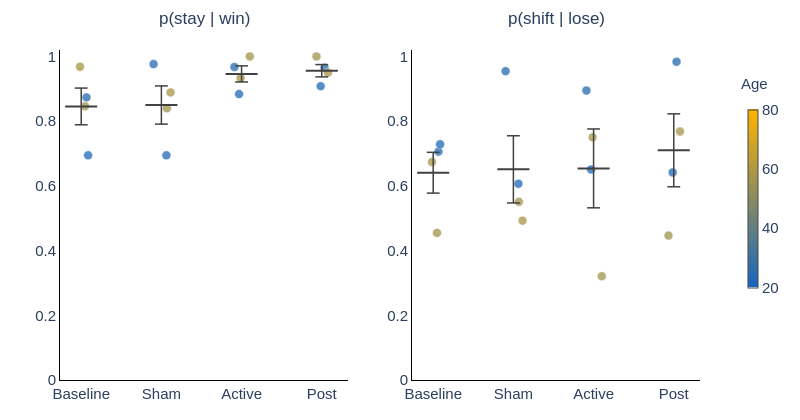

Notebook source saved alongside this figure:
### Code cell
# Visualize WSLS Parameters by Condition (interactive)

import plotly.graph_objects as go
from plotly.subplots import make_subplots
import matplotlib.colors as mcolors

# ---- Configuration ----
condition_order = ['baseline', 'sham', 'active', 'post']
age_min, age_max = 20, 80
cap_w = 0.08  # half-width of error bar caps

# Age → color mapping (blue #1565C0 for young, gold #FFB300 for old)
age_cmap = mcolors.LinearSegmentedColormap.from_list(
    'blue_gold', ['#1565C0', '#FFB300']
)
age_lookup = data.groupby('subject_id')['age'].first().to_dict()

def age_to_color(age):
    norm = np.clip((age - age_min) / (age_max - age_min), 0, 1)
    rgba = age_cmap(norm)
    return f'rgb({int(rgba[0]*255)},{int(rgba[1]*255)},{int(rgba[2]*255)})'

# ---- Build figure ----
fig = make_subplots(rows=1, cols=2,
                    subplot_titles=[r'p(stay | win)', r'p(shift | lose)'])

for col, param in enumerate(['p_stay_win', 'p_shift_lose'], start=1):
    plot_data = wsls[wsls['condition'].isin(condition_order)].copy()
    rng = np.random.default_rng(42)

    for i, cond in enumerate(condition_order):
        cond_data = plot_data[plot_data['condition'] == cond]
        jitter = rng.uniform(-0.12, 0.12, size=len(cond_data))

        # Individual data points colored by age
        fig.add_trace(go.Scatter(
            x=i + jitter, y=cond_data[param],
            mode='markers',
            marker=dict(size=9, opacity=0.75,
                        color=[age_to_color(age_lookup.get(s, np.nan)) for s in cond_data['subject_id']],
                        line=dict(width=0.5, color='white')),
            text=[f'sub-{s}<br>Age: {age_lookup.get(s, "?")}'
                  for s in cond_data['subject_id']],
            hoverinfo='text+y', showlegend=False,
        ), row=1, col=col)

        # Mean + SEM with capped error bars
        vals = cond_data[param].dropna()
        if len(vals) > 0:
            mean, sem = vals.mean(), (vals.sem() if len(vals) > 1 else 0)
            for trace_args in [
                dict(x=[i, i], y=[mean - sem, mean + sem]),                    # vertical bar
                dict(x=[i - cap_w, i + cap_w], y=[mean + sem, mean + sem]),    # top cap
                dict(x=[i - cap_w, i + cap_w], y=[mean - sem, mean - sem]),    # bottom cap
            ]:
                fig.add_trace(go.Scatter(
                    **trace_args, mode='lines', line=dict(color='#404040', width=1.5),
                    showlegend=False, hoverinfo='skip',
                ), row=1, col=col)
            # Mean line
            fig.add_trace(go.Scatter(
                x=[i - 0.2, i + 0.2], y=[mean, mean],
                mode='lines', line=dict(color='#404040', width=2),
                showlegend=False, hoverinfo='text',
                text=[f'{cond.capitalize()} mean: {mean:.3f}'] * 2,
            ), row=1, col=col)

    # Per-subplot axis config
    fig.update_xaxes(tickvals=list(range(len(condition_order))),
                     ticktext=[c.capitalize() for c in condition_order], row=1, col=col)
    fig.update_yaxes(range=[0, 1.02], row=1, col=col)

# ---- Layout ----
fig.update_layout(
    height=420, width=800,
    template='plotly_white',
    margin=dict(l=60, r=100, t=50, b=40),
    font=dict(family='Arial', size=14),
)

# ---- Axis styling ----
fig.update_xaxes(showgrid=False, zeroline=False,
                 showline=True, linewidth=1, linecolor='black',
                 tickfont=dict(size=15))
fig.update_yaxes(showgrid=False,
                 showline=True, linewidth=1, linecolor='black',
                 tickfont=dict(size=15))

# ---- Colorbar (age gradient) ----
dummy_ages = np.linspace(age_min, age_max, 50)
fig.add_trace(go.Scatter(
    x=[None]*50, y=[None]*50, mode='markers',
    marker=dict(size=0.1, color=dummy_ages,
                colorscale=[[0, '#1565C0'], [1, '#FFB300']],
                cmin=age_min, cmax=age_max,
                colorbar=dict(x=1.06, y=0.55, len=0.6, thickness=10,
                              tickfont=dict(size=15))),
    showlegend=False, hoverinfo='skip',
))
fig.add_annotation(text='Age', x=1.11, y=.93, xref='paper', yref='paper',
                   showarrow=False, font=dict(family='Arial', size=15))

# ---- Subplot title styling ----
for ann in fig.layout.annotations:
    if ann.text in [r'p(stay | win)', r'p(shift | lose)']:
        ann.update(font_size=17, y=1.06)

# ---- Show ----
fig.show(config=dict(toImageButtonOptions=dict(filename='wsls_by_condition')))

### Figure 1 — Plotly figure (JSON) as saved in the notebook; plotly's stock layout.template omitted (floating-point values rounded to 4 significant figures)
{"data": [{"hoverinfo": "text+y", "marker": {"color": ["rgb(36,106,179)", "rgb(165,149,73)", "rgb(32,104,182)", "rgb(161,147,76)"], "line": {"color": "white", "width": 0.5}, "opacity": 0.75, "size": 9}, "mode": "markers", "showlegend": false, "text": ["sub-10656<br>Age: 24", "sub-10886<br>Age: 57", "sub-10998<br>Age: 23", "sub-11773<br>Age: 56"], "type": "scatter", "x": [0.06575, -0.01467, 0.08606, 0.04737], "xaxis": "x", "y": [0.8736, 0.9681, 0.6944, 0.8462], "yaxis": "y"}, {"hoverinfo": "skip", "line": {"color": "#404040", "width": 1.5}, "mode": "lines", "showlegend": false, "type": "scatter", "x": [0, 0], "xaxis": "x", "y": [0.7888, 0.9023], "yaxis": "y"}, {"hoverinfo": "skip", "line": {"color": "#404040", "width": 1.5}, "mode": "lines", "showlegend": false, "type": "scatter", "x": [-0.08, 0.08], "xaxis": "x", "y": [0.9023, 0.9023], "yaxis": "y"}, {"hoverinfo": "skip", "line": {"color": "#404040", "width": 1.5}, "mode": "lines", "showlegend": false, "type": "scatter", "x": [-0.08, 0.08], "xaxis": "x", "y": [0.7888, 0.7888], "yaxis": "y"}, {"hoverinfo": "text", "line": {"color": "#404040", "width": 2}, "mode": "lines", "showlegend": false, "text": ["Baseline mean: 0.846", "Baseline mean: 0.846"], "type": "scatter", "x": [-0.2, 0.2], "xaxis": "x", "y": [0.8456, 0.8456], "yaxis": "y"}, {"hoverinfo": "text+y", "marker": {"color": ["rgb(36,106,179)", "rgb(165,149,73)", "rgb(32,104,182)", "rgb(161,147,76)"], "line": {"color": "white", "width": 0.5}, "opacity": 0.75, "size": 9}, "mode": "markers", "showlegend": false, "text": ["sub-10656<br>Age: 24", "sub-10886<br>Age: 57", "sub-10998<br>Age: 23", "sub-11773<br>Age: 56"], "type": "scatter", "x": [0.9026, 1.114, 1.063, 1.069], "xaxis": "x", "y": [0.9765, 0.8889, 0.6944, 0.84], "yaxis": "y"}, {"hoverinfo": "skip", "line": {"color": "#404040", "width": 1.5}, "mode": "lines", "showlegend": false, "type": "scatter", "x": [1, 1], "xaxis": "x", "y": [0.7909, 0.909], "yaxis": "y"}, {"hoverinfo": "skip", "line": {"color": "#404040", "width": 1.5}, "mode": "lines", "showlegend": false, "type": "scatter", "x": [0.92, 1.08], "xaxis": "x", "y": [0.909, 0.909], "yaxis": "y"}, {"hoverinfo": "skip", "line": {"color": "#404040", "width": 1.5}, "mode": "lines", "showlegend": false, "type": "scatter", "x": [0.92, 1.08], "xaxis": "x", "y": [0.7909, 0.7909], "yaxis": "y"}, {"hoverinfo": "text", "line": {"color": "#404040", "width": 2}, "mode": "lines", "showlegend": false, "text": ["Sham mean: 0.850", "Sham mean: 0.850"], "type": "scatter", "x": [0.8, 1.2], "xaxis": "x", "y": [0.85, 0.85], "yaxis": "y"}, {"hoverinfo": "text+y", "marker": {"color": ["rgb(36,106,179)", "rgb(165,149,73)", "rgb(32,104,182)", "rgb(161,147,76)"], "line": {"color": "white", "width": 0.5}, "opacity": 0.75, "size": 9}, "mode": "markers", "showlegend": false, "text": ["sub-10656<br>Age: 24", "sub-10886<br>Age: 57", "sub-10998<br>Age: 23", "sub-11773<br>Age: 56"], "type": "scatter", "x": [1.911, 1.988, 1.969, 2.102], "xaxis": "x", "y": [0.9674, 0.9333, 0.8837, 1], "yaxis": "y"}, {"hoverinfo": "skip", "line": {"color": "#404040", "width": 1.5}, "mode": "lines", "showlegend": false, "type": "scatter", "x": [2, 2], "xaxis": "x", "y": [0.9213, 0.971], "yaxis": "y"}, {"hoverinfo": "skip", "line": {"color": "#404040", "width": 1.5}, "mode": "lines", "showlegend": false, "type": "scatter", "x": [1.92, 2.08], "xaxis": "x", "y": [0.971, 0.971], "yaxis": "y"}, {"hoverinfo": "skip", "line": {"color": "#404040", "width": 1.5}, "mode": "lines", "showlegend": false, "type": "scatter", "x": [1.92, 2.08], "xaxis": "x", "y": [0.9213, 0.9213], "yaxis": "y"}, {"hoverinfo": "text", "line": {"color": "#404040", "width": 2}, "mode": "lines", "showlegend": false, "text": ["Active mean: 0.946", "Active mean: 0.946"], "type": "scatter", "x": [1.8, 2.2], "xaxis": "x", "y": [0.9461, 0.9461], "yaxis": "y"}, {"hoverinfo": "text+y", "marker": {"color": ["rgb(36,106,179)", "rgb(165,149,73)", "rgb(32,104,182)", "rgb(161,147,76)"], "line": {"color": "white", "width": 0.5}, "opacity": 0.75, "size": 9}, "mode": "markers", "showlegend": false, "text": ["sub-10656<br>Age: 24", "sub-10886<br>Age: 57", "sub-10998<br>Age: 23", "sub-11773<br>Age: 56"], "type": "scatter", "x": [3.035, 3.077, 2.986, 2.935], "xaxis": "x", "y": [0.9655, 0.95, 0.9082, 1], "yaxis": "y"}, {"hoverinfo": "skip", "line": {"color": "#404040", "width": 1.5}, "mode": "lines", "showlegend": false, "type": "scatter", "x": [3, 3], "xaxis": "x", "y": [0.9369, 0.975], "yaxis": "y"}, {"hoverinfo": "skip", "line": {"color": "#404040", "width": 1.5}, "mode": "lines", "showlegend": false, "type": "scatter", "x": [2.92, 3.08], "xaxis": "x", "y": [0.975, 0.975], "yaxis": "y"}, {"hoverinfo": "skip", "line": {"color": "#404040", "width": 1.5}, "mode": "lines", "showlegend": false, "type": "scatter", "x": [2.92, 3.08], "xaxis": "x", "y": [0.9369, 0.9369], "yaxis": "y"}, {"hoverinfo": "text", "line": {"color": "#404040", "width": 2}, "mode": "lines", "showlegend": false, "text": ["Post mean: 0.956", "Post mean: 0.956"], "type": "scatter", "x": [2.8, 3.2], "xaxis": "x", "y": [0.9559, 0.9559], "yaxis": "y"}, {"hoverinfo": "text+y", "marker": {"color": ["rgb(36,106,179)", "rgb(165,149,73)", "rgb(32,104,182)", "rgb(161,147,76)"], "line": {"color": "white", "width": 0.5}, "opacity": 0.75, "size": 9}, "mode": "markers", "showlegend": false, "text": ["sub-10656<br>Age: 24", "sub-10886<br>Age: 57", "sub-10998<br>Age: 23", "sub-11773<br>Age: 56"], "type": "scatter", "x": [0.06575, -0.01467, 0.08606, 0.04737], "xaxis": "x2", "y": [0.7059, 0.6739, 0.7286, 0.4545], "yaxis": "y2"}, {"hoverinfo": "skip", "line": {"color": "#404040", "width": 1.5}, "mode": "lines", "showlegend": false, "type": "scatter", "x": [0, 0], "xaxis": "x2", "y": [0.5777, 0.7038], "yaxis": "y2"}, {"hoverinfo": "skip", "line": {"color": "#404040", "width": 1.5}, "mode": "lines", "showlegend": false, "type": "scatter", "x": [-0.08, 0.08], "xaxis": "x2", "y": [0.7038, 0.7038], "yaxis": "y2"}, {"hoverinfo": "skip", "line": {"color": "#404040", "width": 1.5}, "mode": "lines", "showlegend": false, "type": "scatter", "x": [-0.08, 0.08], "xaxis": "x2", "y": [0.5777, 0.5777], "yaxis": "y2"}, {"hoverinfo": "text", "line": {"color": "#404040", "width": 2}, "mode": "lines", "showlegend": false, "text": ["Baseline mean: 0.641", "Baseline mean: 0.641"], "type": "scatter", "x": [-0.2, 0.2], "xaxis": "x2", "y": [0.6407, 0.6407], "yaxis": "y2"}, {"hoverinfo": "text+y", "marker": {"color": ["rgb(36,106,179)", "rgb(165,149,73)", "rgb(32,104,182)", "rgb(161,147,76)"], "line": {"color": "white", "width": 0.5}, "opacity": 0.75, "size": 9}, "mode": "markers", "showlegend": false, "text": ["sub-10656<br>Age: 24", "sub-10886<br>Age: 57", "sub-10998<br>Age: 23", "sub-11773<br>Age: 56"], "type": "scatter", "x": [0.9026, 1.114, 1.063, 1.069], "xaxis": "x2", "y": [0.9545, 0.4925, 0.6066, 0.5507], "yaxis": "y2"}, {"hoverinfo": "skip", "line": {"color": "#404040", "width": 1.5}, "mode": "lines", "showlegend": false, "type": "scatter", "x": [1, 1], "xaxis": "x2", "y": [0.5473, 0.7549], "yaxis": "y2"}, {"hoverinfo": "skip", "line": {"color": "#404040", "width": 1.5}, "mode": "lines", "showlegend": false, "type": "scatter", "x": [0.92, 1.08], "xaxis": "x2", "y": [0.7549, 0.7549], "yaxis": "y2"}, {"hoverinfo": "skip", "line": {"color": "#404040", "width": 1.5}, "mode": "lines", "showlegend": false, "type": "scatter", "x": [0.92, 1.08], "xaxis": "x2", "y": [0.5473, 0.5473], "yaxis": "y2"}, {"hoverinfo": "text", "line": {"color": "#404040", "width": 2}, "mode": "lines", "showlegend": false, "text": ["Sham mean: 0.651", "Sham mean: 0.651"], "type": "scatter", "x": [0.8, 1.2], "xaxis": "x2", "y": [0.6511, 0.6511], "yaxis": "y2"}, {"hoverinfo": "text+y", "marker": {"color": ["rgb(36,106,179)", "rgb(165,149,73)", "rgb(32,104,182)", "rgb(161,147,76)"], "line": {"color": "white", "width": 0.5}, "opacity": 0.75, "size": 9}, "mode": "markers", "showlegend": false, "text": ["sub-10656<br>Age: 24", "sub-10886<br>Age: 57", "sub-10998<br>Age: 23", "sub-11773<br>Age: 56"], "type": "scatter", "x": [1.911, 1.988, 1.969, 2.102], "xaxis": "x2", "y": [0.8947, 0.75, 0.6508, 0.3208], "yaxis": "y2"}, {"hoverinfo": "skip", "line": {"color": "#404040", "width": 1.5}, "mode": "lines", "showlegend": false, "type": "scatter", "x": [2, 2], "xaxis": "x2", "y": [0.5322, 0.7759], "yaxis": "y2"}, {"hoverinfo": "skip", "line": {"color": "#404040", "width": 1.5}, "mode": "lines", "showlegend": false, "type": "scatter", "x": [1.92, 2.08], "xaxis": "x2", "y": [0.7759, 0.7759], "yaxis": "y2"}, {"hoverinfo": "skip", "line": {"color": "#404040", "width": 1.5}, "mode": "lines", "showlegend": false, "type": "scatter", "x": [1.92, 2.08], "xaxis": "x2", "y": [0.5322, 0.5322], "yaxis": "y2"}, {"hoverinfo": "text", "line": {"color": "#404040", "width": 2}, "mode": "lines", "showlegend": false, "text": ["Active mean: 0.654", "Active mean: 0.654"], "type": "scatter", "x": [1.8, 2.2], "xaxis": "x2", "y": [0.6541, 0.6541], "yaxis": "y2"}, {"hoverinfo": "text+y", "marker": {"color": ["rgb(36,106,179)", "rgb(165,149,73)", "rgb(32,104,182)", "rgb(161,147,76)"], "line": {"color": "white", "width": 0.5}, "opacity": 0.75, "size": 9}, "mode": "markers", "showlegend": false, "text": ["sub-10656<br>Age: 24", "sub-10886<br>Age: 57", "sub-10998<br>Age: 23", "sub-11773<br>Age: 56"], "type": "scatter", "x": [3.035, 3.077, 2.986, 2.935], "xaxis": "x2", "y": [0.9836, 0.7681, 0.6415, 0.4464], "yaxis": "y2"}, {"hoverinfo": "skip", "line": {"color": "#404040", "width": 1.5}, "mode": "lines", "showlegend": false, "type": "scatter", "x": [3, 3], "xaxis": "x2", "y": [0.5972, 0.8226], "yaxis": "y2"}, {"hoverinfo": "skip", "line": {"color": "#404040", "width": 1.5}, "mode": "lines", "showlegend": false, "type": "scatter", "x": [2.92, 3.08], "xaxis": "x2", "y": [0.8226, 0.8226], "yaxis": "y2"}, {"hoverinfo": "skip", "line": {"color": "#404040", "width": 1.5}, "mode": "lines", "showlegend": false, "type": "scatter", "x": [2.92, 3.08], "xaxis": "x2", "y": [0.5972, 0.5972], "yaxis": "y2"}, {"hoverinfo": "text", "line": {"color": "#404040", "width": 2}, "mode": "lines", "showlegend": false, "text": ["Post mean: 0.710", "Post mean: 0.710"], "type": "scatter", "x": [2.8, 3.2], "xaxis": "x2", "y": [0.7099, 0.7099], "yaxis": "y2"}, {"hoverinfo": "skip", "marker": {"cmax": 80, "cmin": 20, "color": [20, 21.22, 22.45, 23.67, 24.9, 26.12, 27.35, 28.57, 29.8, 31.02, 32.24, 33.47, 34.69, 35.92, 37.14, 38.37, 39.59, 40.82, 42.04, 43.27, 44.49, 45.71, 46.94, 48.16, 49.39, 50.61, 51.84, 53.06, 54.29, 55.51, 56.73, 57.96, 59.18, 60.41, 61.63, 62.86, 64.08, 65.31, 66.53, 67.76, 68.98, 70.2, 71.43, 72.65, 73.88, 75.1, 76.33, 77.55, 78.78, 80], "colorbar": {"len": 0.6, "thickness": 10, "tickfont": {"size": 15}, "x": 1.06, "y": 0.55}, "colorscale": [[0, "#1565C0"], [1, "#FFB300"]], "size": 0.1}, "mode": "markers", "showlegend": false, "type": "scatter", "x": [null, null, null, null, null, null, null, null, null, null, null, null, null, null, null, null, null, null, null, null, null, null, null, null, null, null, null, null, null, null, null, null, null, null, null, null, null, null, null, null, null, null, null, null, null, null, null, null, null, null], "y": [null, null, null, null, null, null, null, null, null, null, null, null, null, null, null, null, null, null, null, null, null, null, null, null, null, null, null, null, null, null, null, null, null, null, null, null, null, null, null, null, null, null, null, null, null, null, null, null, null, null]}], "layout": {"annotations": [{"font": {"size": 17}, "showarrow": false, "text": "p(stay | win)", "x": 0.225, "xanchor": "center", "xref": "paper", "y": 1.06, "yanchor": "bottom", "yref": "paper"}, {"font": {"size": 17}, "showarrow": false, "text": "p(shift | lose)", "x": 0.775, "xanchor": "center", "xref": "paper", "y": 1.06, "yanchor": "bottom", "yref": "paper"}, {"font": {"family": "Arial", "size": 15}, "showarrow": false, "text": "Age", "x": 1.11, "xref": "paper", "y": 0.93, "yref": "paper"}], "font": {"family": "Arial", "size": 14}, "height": 420, "margin": {"b": 40, "l": 60, "r": 100, "t": 50}, "width": 800, "xaxis": {"anchor": "y", "autorange": true, "domain": [0, 0.45], "linecolor": "black", "linewidth": 1, "range": [-0.2644, 3.327], "showgrid": false, "showline": true, "tickfont": {"size": 15}, "ticktext": ["Baseline", "Sham", "Active", "Post"], "tickvals": [0, 1, 2, 3], "type": "linear", "zeroline": false}, "xaxis2": {"anchor": "y2", "autorange": true, "domain": [0.55, 1], "linecolor": "black", "linewidth": 1, "range": [-0.2644, 3.327], "showgrid": false, "showline": true, "tickfont": {"size": 15}, "ticktext": ["Baseline", "Sham", "Active", "Post"], "tickvals": [0, 1, 2, 3], "type": "linear", "zeroline": false}, "yaxis": {"anchor": "x", "domain": [0, 1], "linecolor": "black", "linewidth": 1, "range": [0, 1.02], "showgrid": false, "showline": true, "tickfont": {"size": 15}, "type": "linear"}, "yaxis2": {"anchor": "x2", "domain": [0, 1], "linecolor": "black", "linewidth": 1, "range": [0, 1.02], "showgrid": false, "showline": true, "tickfont": {"size": 15}, "type": "linear"}}}
